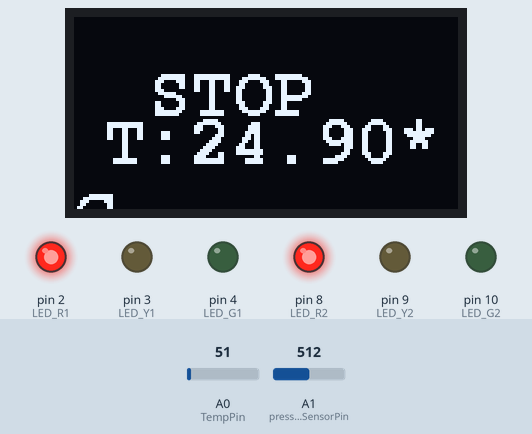
Simulated run of this sketch. Board: Arduino Uno, built with avr-gcc and run on an emulated ATmega328P. Shown: 128×64 one-colour display, output pins drawn as LEDs (lit = HIGH). The inputs (shaded band) are chosen by the test bench; at power-on: A0 (TempPin) = 51, A1 (pressureSensorPin) = 512.

Above: at 1.2 s.
1.3 s: A0 (TempPin) set to 61
At 4.1 s:
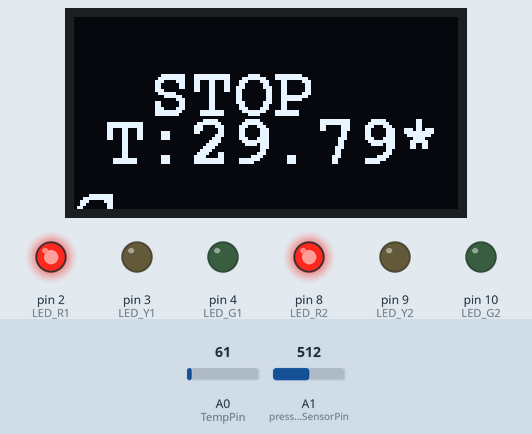
5.2 s: A1 (pressureSensorPin) set to 110
9.1 s: A1 (pressureSensorPin) set to 95
At 23.8 s:
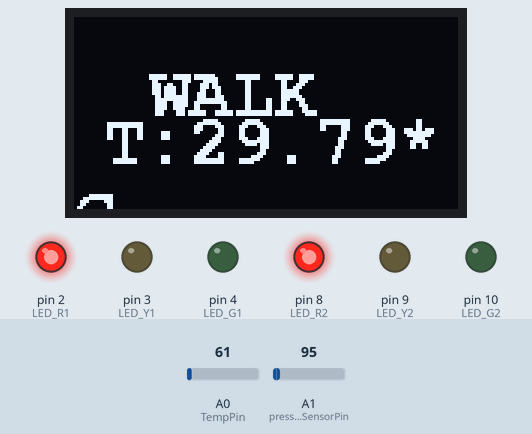
24.7 s: A0 (TempPin) set to 71
At 28.8 s:
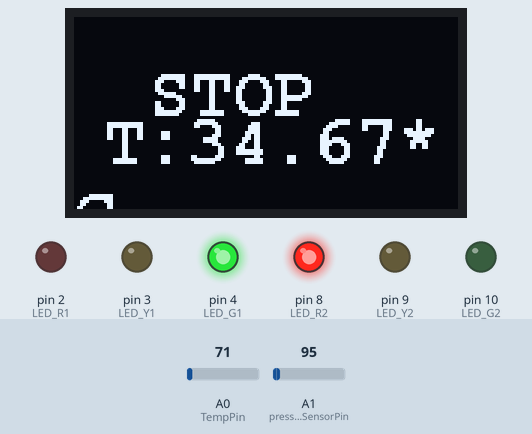
Timing chart, 0 to 30.3 s (numbered marks = the images above; inputs shaded):
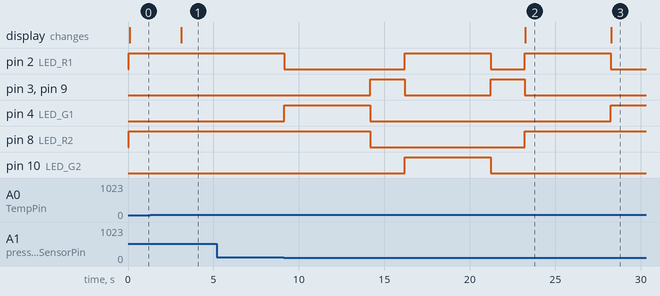

Measured:
- the behaviour switches between 100 and 99 on A1 (pressureSensorPin) (found by bisection; images 1 and 2)
- after the input at 1.3 s, the display: changes after 1.8 s (image 1)
- after the input at 5.2 s, every drawn part: stays the same
- after the input at 9.1 s, pin 2 (LED_R1): HIGH → LOW after 0.05 s, → HIGH 7.0 s later, → LOW 5.0 s later, → HIGH 2.0 s later; pin 3 (LED_Y1): alternates HIGH for 2.0 s and LOW for 5.0 s, starting after 5.1 s
- after the input at 24.7 s, the display: changes after 3.6 s (image 3)

The sketch:

Main_Code.ino
```cpp
//Main code
#include <Wire.h>
#include <Adafruit_GFX.h>
#include <Adafruit_SSD1306.h>
#include <Fonts/FreeMonoBold12pt7b.h>
#define OLED_SDA 20
#define OLED_SCL 21
#define OLED_RESET –1

//Setup Oled display
Adafruit_SSD1306 display(128, 64, &Wire);

//Traffic lights LED module
const int LED_R1 = 2;
const int LED_Y1 = 3;
const int LED_G1 = 4;
const int LED_R2 = 8;
const int LED_Y2 = 9;
const int LED_G2 = 10;

//Setup temprature sensor
int val;
int TempPin = A0;

//Setup pressure sensor
const int pressureSensorPin = A1;
const int minPressure = 0;
const int maxPressure = 1023;
const int redThreshold = 100;

void setup() {
  pinMode(LED_R1, OUTPUT);
  pinMode(LED_Y1, OUTPUT);
  pinMode(LED_G1, OUTPUT);
  pinMode(LED_R2, OUTPUT);
  pinMode(LED_Y2, OUTPUT);
  pinMode(LED_G2, OUTPUT);
  display.begin(SSD1306_SWITCHCAPVCC, 0x3C);
  display.clearDisplay();
  display.setTextColor(WHITE);
  display.setTextSize(1);
  display.setCursor(0, 0);
  display.setFont(&FreeMonoBold12pt7b);
  display.display();
}

void loop() {
  int pressureValue = analogRead(pressureSensorPin);
  val = analogRead(TempPin);
  float mv = (val / 1024.0) * 5000;
  float cel = mv / 10;

 //Conditional change due to increase in pressure
  if (pressureValue >= redThreshold) {
    analogWrite(LED_R1, 255);
    analogWrite(LED_Y1, 0);
    analogWrite(LED_G1, 0);
    analogWrite(LED_R2, 255);
    analogWrite(LED_Y2, 0);
    analogWrite(LED_G2, 0);
    display.clearDisplay();
    display.setCursor(25, 32);
    display.setTextSize(1);
    display.println("STOP");
    display.setCursor(10, 48);
    display.setTextSize(1);
    display.print("T:");
    display.print(cel);
    display.print("*C");
    display.display();
    delay(3000);

 //Otherwise the normal traffic lights loop
  } else {
    analogWrite(LED_R1, 0);
    analogWrite(LED_Y1, 0);
    analogWrite(LED_G1, 255);
    analogWrite(LED_R2, 255);
    analogWrite(LED_Y2, 0);
    analogWrite(LED_G2, 0);
    display.clearDisplay();
    display.setCursor(25, 32);
    display.setTextSize(1);
    display.println("STOP");
    display.setCursor(10, 48);
    display.setTextSize(1);
    display.print("T:");
    display.print(cel);
    display.print("*C");
    display.display();
    delay(5000);

    analogWrite(LED_R1, 0);
    analogWrite(LED_Y1, 255);
    analogWrite(LED_G1, 0);
    analogWrite(LED_R2, 0);
    analogWrite(LED_Y2, 255);
    analogWrite(LED_G2, 0);
    delay(2000);

    analogWrite(LED_R1, 255);
    analogWrite(LED_Y1, 0);
    analogWrite(LED_G1, 0);
    analogWrite(LED_R2, 0);
    analogWrite(LED_Y2, 0);
    analogWrite(LED_G2, 255);
    display.clearDisplay();
    display.setCursor(25, 32);
    display.setTextSize(1);
    display.println("STOP");
    display.setCursor(10, 48);
    display.setTextSize(1);
    display.print("T:");
    display.print(cel);
    display.print("*C");
    display.display();
    delay(5000);

    analogWrite(LED_R1, 0);
    analogWrite(LED_Y1, 255);
    analogWrite(LED_G1, 0);
    analogWrite(LED_R2, 0);
    analogWrite(LED_Y2, 255);
    analogWrite(LED_G2, 0);
    delay(2000);

    analogWrite(LED_R1, 255);
    analogWrite(LED_Y1, 0);
    analogWrite(LED_G1, 0);
    analogWrite(LED_R2, 255);
    analogWrite(LED_Y2, 0);
    analogWrite(LED_G2, 0);
    display.clearDisplay();
    display.setCursor(25, 32);
    display.setTextSize(1);
    display.println("WALK");
    display.setCursor(10, 48);
    display.setTextSize(1);
    display.print("T:");
    display.print(cel);
    display.print("*C");
    display.display();
    delay(5000);
  }
}
```
